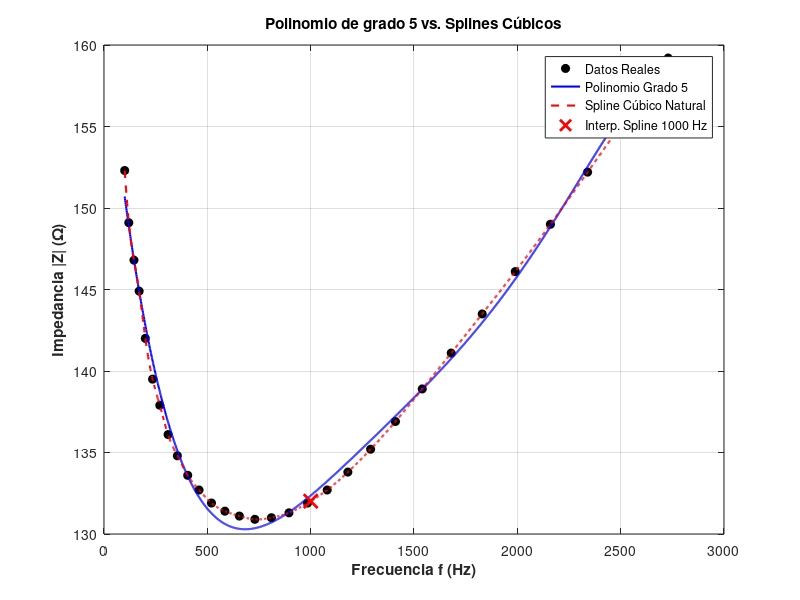

MATLAB code for this plot:
% SUBPARTE B2: INTERPOLACIÓN POR SPLINES CÚBICOS NATURALES
clear; clc; close all;
format longG;

% 1. Datos Originales del Experimento
f = [100, 120, 145, 170, 200, 235, 270, 310, 355, 405, ...
     460, 520, 585, 655, 730, 810, 895, 985, 1080, 1180, ...
     1290, 1410, 1540, 1680, 1830, 1990, 2160, 2340, 2530, 2730];

Z = [152.3, 149.1, 146.8, 144.9, 142.0, 139.5, 137.9, 136.1, 134.8, 133.6, ...
     132.7, 131.9, 131.4, 131.1, 130.9, 131.0, 131.3, 131.9, 132.7, 133.8, ...
     135.2, 136.9, 138.9, 141.1, 143.5, 146.1, 149.0, 152.2, 155.6, 159.2];

N = length(f); % Cantidad de puntos (30)

%% B2.1: CONSTRUCCIÓN MANUAL DE LA MATRIZ DE TRACERES (image_01cbce.png)
A = zeros(N-2, N-2);
B = zeros(N-2, 1);

for row = 1:(N-2)
    idx = row + 1; % Índice real en los vectores de datos (puntos internos)
    
    h_left  = f(idx) - f(idx-1);
    h_right = f(idx+1) - f(idx);
    
    % Llenado de la matriz tridiagonal A (Coeficientes de f'')
    if row > 1
        A(row, row-1) = h_left;
    end
    
    A(row, row) = 2 * (f(idx+1) - f(idx-1));
    
    if row < N-2
        A(row, row+1) = h_right;
    end
    
    % Término independiente B (image_01cbce.png)
    B(row) = (6 / h_right) * (Z(idx+1) - Z(idx)) + (6 / h_left) * (Z(idx-1) - Z(idx));
end

% Resolver el sistema para los puntos internos
f_double_prime_internal = A \ B;

% Añadir las condiciones de Spline Natural: f''(x_1) = 0 y f''(x_n) = 0
M = [0; f_double_prime_internal; 0];

%% B2.2: EVALUACIÓN EN MALLA FINA MEDIANTE LA FÓRMULA DE LA DIAPOSITIVA (image_370655.png)
f_fina = linspace(100, 2730, 2000);
Z_spline = zeros(size(f_fina));

for j = 1:length(f_fina)
    x_val = f_fina(j);
    
    % Encontrar a qué segmento pertenece x_val
    if x_val >= f(end)
        k = N - 1;
    else
        k = find(f <= x_val, 1, 'last');
        if k == N, k = N - 1; end
    end
    
    % Implementación exacta de la fórmula de la diapositiva para P_i(x)
    h = f(k+1) - f(k);
    
    term1 = (M(k) / (6 * h)) * (f(k+1) - x_val)^3;
    term2 = (M(k+1) / (6 * h)) * (x_val - f(k))^3;
    term3 = (Z(k)/h - (M(k) * h)/6) * (f(k+1) - x_val);
    term4 = (Z(k+1)/h - (M(k+1) * h)/6) * (x_val - f(k));
    
    Z_spline(j) = term1 + term2 + term3 + term4;
end

%% CÁLCULO DE VALOR EN f = 1000 Hz
target_f = 1000;
k_target = find(f <= target_f, 1, 'last');
h_t = f(k_target+1) - f(k_target);

Z_1000_spline = (M(k_target) / (6 * h_t)) * (f(k_target+1) - target_f)^3 + ...
                (M(k_target+1) / (6 * h_t)) * (target_f - f(k_target))^3 + ...
                (Z(k_target)/h_t - (M(k_target) * h_t)/6) * (f(k_target+1) - target_f) + ...
                (Z(k_target+1)/h_t - (M(k_target+1) * h_t)/6) * (target_f - f(k_target));

%% COMPARACIÓN GRÁFICA CON EL POLINOMIO DE GRADO 5
[p5, ~, mu5] = polyfit(f, Z, 5);
Z_p5 = polyval(p5, f_fina, [], mu5);
Z_p5_1000 = polyval(p5, target_f, [], mu5);

figure('Name', 'Polinomio de grado 5 vs Spline Cúbico', 'NumberTitle', 'off');
plot(f, Z, 'ko', 'MarkerFaceColor', 'k', 'DisplayName', 'Datos Reales'); hold on;
plot(f_fina, Z_p5, 'b-', 'LineWidth', 1.5, 'DisplayName', 'Polinomio Grado 5');
plot(f_fina, Z_spline, 'r--', 'LineWidth', 1.5, 'DisplayName', 'Spline Cúbico Natural');
plot(target_f, Z_1000_spline, 'rx', 'MarkerSize', 10, 'LineWidth', 2, 'DisplayName', 'Interp. Spline 1000 Hz');
grid on;
xlabel('Frecuencia f (Hz)', 'FontWeight', 'bold');
ylabel('Impedancia |Z| (\Omega)', 'FontWeight', 'bold');
title('Polinomio de grado 5 vs. Splines Cúbicos');
legend('Location', 'best');

% Mostrar resultados en consola
fprintf('========================================================================\n');
fprintf('         RESULTADOS COMPARATIVOS EN f = 1000 Hz\n');
fprintf('========================================================================\n');
fprintf('Impedancia estimada con Polinomio Grado 5 : %.4f ohmios\n', Z_p5_1000);
fprintf('Impedancia estimada con Spline Cúbico     : %.4f ohmios\n', Z_1000_spline);
fprintf('Diferencia absoluta entre modelos         : %.4f ohmios\n', abs(Z_p5_1000 - Z_1000_spline));
fprintf('========================================================================\n');
